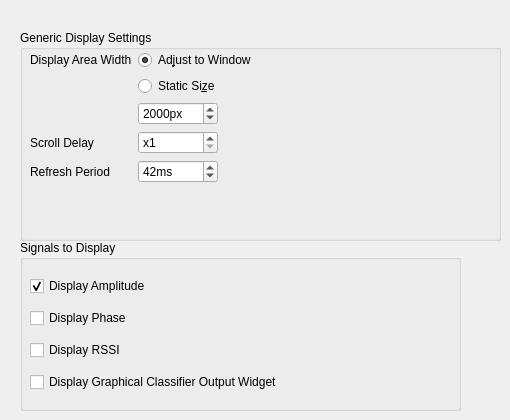
        <widget class="QWidget" name="tabDisplaying">
         <attribute name="icon">
          <iconset resource="csiguiresources.qrc">
           <normaloff>:/icons/icons/Visualization.svg</normaloff>:/icons/icons/Visualization.svg</iconset>
         </attribute>
         <attribute name="title">
          <string>Visualization</string>
         </attribute>
         <widget class="QGroupBox" name="groupBox_8">
          <property name="geometry">
           <rect>
            <x>20</x>
            <y>30</y>
            <width>481</width>
            <height>211</height>
           </rect>
          </property>
          <property name="title">
           <string>Generic Display Settings</string>
          </property>
          <widget class="QWidget" name="formLayoutWidget_8">
           <property name="geometry">
            <rect>
             <x>10</x>
             <y>20</y>
             <width>441</width>
             <height>171</height>
            </rect>
           </property>
           <layout class="QFormLayout" name="formLayout_9">
            <item row="0" column="0">
             <widget class="QLabel" name="label_20">
              <property name="text">
               <string>Display Area Width</string>
              </property>
             </widget>
            </item>
            <item row="0" column="1">
             <widget class="QRadioButton" name="rbWidthAdjust">
              <property name="toolTip">
               <string>Make the size of the display area match the size of the window. For large windows, this might lead to high CPU loads.</string>
              </property>
              <property name="statusTip">
               <string>Make the size of the display area match the size of the window.</string>
              </property>
              <property name="text">
               <string>Ad&amp;just to Window</string>
              </property>
              <property name="checked">
               <bool>true</bool>
              </property>
             </widget>
            </item>
            <item row="1" column="1">
             <widget class="QRadioButton" name="rbWidthStatic">
              <property name="toolTip">
               <string>Use a pre-defined size of the data displaying area. Can be used to reduce the CPU load. </string>
              </property>
              <property name="statusTip">
               <string>Use a pre-defined size of the data displaying area. Can be used to reduce the CPU load. </string>
              </property>
              <property name="text">
               <string>Static Si&amp;ze</string>
              </property>
              <property name="checked">
               <bool>false</bool>
              </property>
             </widget>
            </item>
            <item row="2" column="1">
             <layout class="QHBoxLayout" name="horizontalLayout_9">
              <item>
               <widget class="QSpinBox" name="spWidth">
                <property name="toolTip">
                 <string>Width of data displaying area. Small =&gt; low CPU load.</string>
                </property>
                <property name="statusTip">
                 <string>Width of data displaying area.</string>
                </property>
                <property name="readOnly">
                 <bool>false</bool>
                </property>
                <property name="suffix">
                 <string>px</string>
                </property>
                <property name="prefix">
                 <string/>
                </property>
                <property name="minimum">
                 <number>1</number>
                </property>
                <property name="maximum">
                 <number>999999999</number>
                </property>
                <property name="singleStep">
                 <number>100</number>
                </property>
                <property name="value">
                 <number>2000</number>
                </property>
               </widget>
              </item>
              <item>
               <spacer name="horizontalSpacer">
                <property name="orientation">
                 <enum>Qt::Horizontal</enum>
                </property>
                <property name="sizeHint" stdset="0">
                 <size>
                  <width>40</width>
                  <height>20</height>
                 </size>
                </property>
               </spacer>
              </item>
             </layout>
            </item>
            <item row="4" column="0">
             <widget class="QLabel" name="label_22">
              <property name="text">
               <string>Scroll Delay</string>
              </property>
             </widget>
            </item>
            <item row="4" column="1">
             <layout class="QHBoxLayout" name="horizontalLayout_10">
              <item>
               <widget class="QSpinBox" name="sbScrollDelay">
                <property name="sizePolicy">
                 <sizepolicy hsizetype="Preferred" vsizetype="Fixed">
                  <horstretch>0</horstretch>
                  <verstretch>0</verstretch>
                 </sizepolicy>
                </property>
                <property name="minimumSize">
                 <size>
                  <width>80</width>
                  <height>0</height>
                 </size>
                </property>
                <property name="toolTip">
                 <string>Amount of scroll delay. A scroll delay of N implies that if N data rows have been arrived, the previous data is scrolled by N rows. Higher values reduce the CPU load.</string>
                </property>
                <property name="statusTip">
                 <string>Amount of scroll delay. </string>
                </property>
                <property name="prefix">
                 <string>x</string>
                </property>
                <property name="minimum">
                 <number>1</number>
                </property>
               </widget>
              </item>
              <item>
               <spacer name="horizontalSpacer_6">
                <property name="orientation">
                 <enum>Qt::Horizontal</enum>
                </property>
                <property name="sizeHint" stdset="0">
                 <size>
                  <width>40</width>
                  <height>20</height>
                 </size>
                </property>
               </spacer>
              </item>
             </layout>
            </item>
            <item row="5" column="0">
             <widget class="QLabel" name="label_23">
              <property name="text">
               <string>Refresh Period</string>
              </property>
             </widget>
            </item>
            <item row="5" column="1">
             <layout class="QHBoxLayout" name="horizontalLayout_11">
              <item>
               <widget class="QSpinBox" name="sbRefreshPeriod">
                <property name="minimumSize">
                 <size>
                  <width>80</width>
                  <height>0</height>
                 </size>
                </property>
                <property name="toolTip">
                 <string>Refresh Period for data displaying. This will determine the &quot;framerate&quot; of the animation.  The image will be refreshed whenever this period has passed. Higher values lower the CPU load but make the animation less fluent.</string>
                </property>
                <property name="statusTip">
                 <string>Refresh Period for data displaying. This will determine the &quot;framerate&quot; of the animation. </string>
                </property>
                <property name="suffix">
                 <string>ms</string>
                </property>
                <property name="minimum">
                 <number>1</number>
                </property>
                <property name="maximum">
                 <number>1000</number>
                </property>
                <property name="value">
                 <number>42</number>
                </property>
               </widget>
              </item>
              <item>
               <spacer name="horizontalSpacer_7">
                <property name="orientation">
                 <enum>Qt::Horizontal</enum>
                </property>
                <property name="sizeHint" stdset="0">
                 <size>
                  <width>40</width>
                  <height>20</height>
                 </size>
                </property>
               </spacer>
              </item>
             </layout>
            </item>
           </layout>
          </widget>
         </widget>
         <widget class="QGroupBox" name="groupBox">
          <property name="geometry">
           <rect>
            <x>20</x>
            <y>240</y>
            <width>441</width>
            <height>171</height>
           </rect>
          </property>
          <property name="title">
           <string>Signals to Display</string>
          </property>
          <widget class="QWidget" name="verticalLayoutWidget">
           <property name="geometry">
            <rect>
             <x>10</x>
             <y>30</y>
             <width>291</width>
             <height>131</height>
            </rect>
           </property>
           <layout class="QVBoxLayout" name="verticalLayout_2">
            <item>
             <widget class="QCheckBox" name="cbDisplayAmplitude">
              <property name="toolTip">
               <string>Display CSI Amplitude </string>
              </property>
              <property name="statusTip">
               <string>Display CSI Amplitude </string>
              </property>
              <property name="text">
               <string>Display Amplitude</string>
              </property>
              <property name="checkable">
               <bool>true</bool>
              </property>
              <property name="checked">
               <bool>true</bool>
              </property>
             </widget>
            </item>
            <item>
             <widget class="QCheckBox" name="cbDisplayPhase">
              <property name="toolTip">
               <string>Display CSI Phase</string>
              </property>
              <property name="statusTip">
               <string>Display CSI Phase</string>
              </property>
              <property name="text">
               <string>Display Phase</string>
              </property>
              <property name="checkable">
               <bool>true</bool>
              </property>
              <property name="checked">
               <bool>false</bool>
              </property>
             </widget>
            </item>
            <item>
             <widget class="QCheckBox" name="cbDisplayRSSI">
              <property name="toolTip">
               <string>Display Received Signal Strength Indicator. </string>
              </property>
              <property name="statusTip">
               <string>Display Received Signal Strength Indicator. </string>
              </property>
              <property name="text">
               <string>Display RSSI</string>
              </property>
             </widget>
            </item>
            <item>
             <widget class="QCheckBox" name="cbDisplayClassifierOutput">
              <property name="toolTip">
               <string>Display classifier output.</string>
              </property>
              <property name="statusTip">
               <string>Display classifier output.</string>
              </property>
              <property name="text">
               <string>Display Graphical Classifier Output Widget</string>
              </property>
              <property name="checked">
               <bool>false</bool>
              </property>
             </widget>
            </item>
           </layout>
          </widget>
         </widget>
        </widget>
